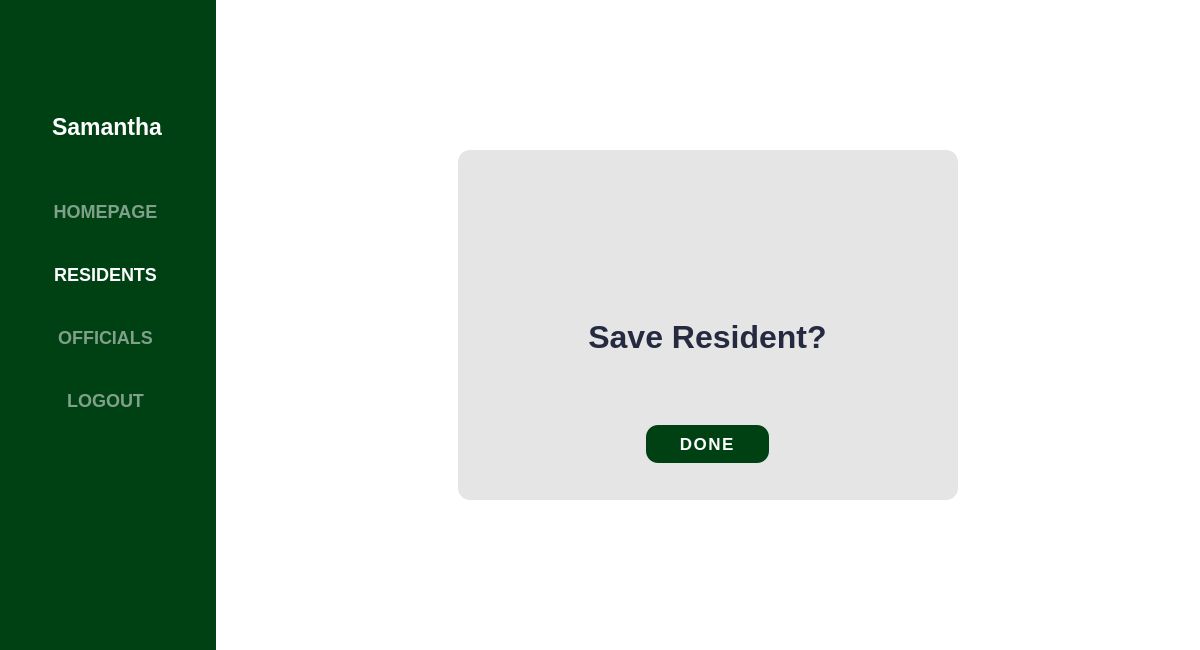
<?xml version="1.0" encoding="UTF-8"?>
<ui version="4.0">
 <class>LogIn</class>
 <widget class="QMainWindow" name="LogIn">
  <property name="geometry">
   <rect>
    <x>0</x>
    <y>0</y>
    <width>1200</width>
    <height>650</height>
   </rect>
  </property>
  <property name="minimumSize">
   <size>
    <width>1200</width>
    <height>650</height>
   </size>
  </property>
  <property name="maximumSize">
   <size>
    <width>16777215</width>
    <height>16777215</height>
   </size>
  </property>
  <property name="windowTitle">
   <string>MainWindow</string>
  </property>
  <property name="styleSheet">
   <string notr="true"/>
  </property>
  <widget class="QWidget" name="centralwidget">
   <property name="minimumSize">
    <size>
     <width>1200</width>
     <height>650</height>
    </size>
   </property>
   <property name="maximumSize">
    <size>
     <width>16777215</width>
     <height>16777215</height>
    </size>
   </property>
   <property name="styleSheet">
    <string notr="true">background-color: rgb(0, 65, 19);</string>
   </property>
   <layout class="QHBoxLayout" name="horizontalLayout_5">
    <property name="leftMargin">
     <number>0</number>
    </property>
    <property name="topMargin">
     <number>0</number>
    </property>
    <property name="rightMargin">
     <number>0</number>
    </property>
    <property name="bottomMargin">
     <number>0</number>
    </property>
    <item>
     <widget class="QFrame" name="menu_container">
      <property name="minimumSize">
       <size>
        <width>201</width>
        <height>617</height>
       </size>
      </property>
      <property name="maximumSize">
       <size>
        <width>210</width>
        <height>16777215</height>
       </size>
      </property>
      <property name="styleSheet">
       <string notr="true">border: none;</string>
      </property>
      <property name="frameShape">
       <enum>QFrame::StyledPanel</enum>
      </property>
      <property name="frameShadow">
       <enum>QFrame::Raised</enum>
      </property>
      <layout class="QVBoxLayout" name="verticalLayout">
       <item>
        <widget class="QFrame" name="frame_3">
         <property name="minimumSize">
          <size>
           <width>196</width>
           <height>151</height>
          </size>
         </property>
         <property name="maximumSize">
          <size>
           <width>16777215</width>
           <height>151</height>
          </size>
         </property>
         <property name="layoutDirection">
          <enum>Qt::LeftToRight</enum>
         </property>
         <property name="frameShape">
          <enum>QFrame::StyledPanel</enum>
         </property>
         <property name="frameShadow">
          <enum>QFrame::Raised</enum>
         </property>
         <layout class="QVBoxLayout" name="verticalLayout_2">
          <item>
           <widget class="QFrame" name="frame">
            <property name="minimumSize">
             <size>
              <width>0</width>
              <height>80</height>
             </size>
            </property>
            <property name="frameShape">
             <enum>QFrame::StyledPanel</enum>
            </property>
            <property name="frameShadow">
             <enum>QFrame::Raised</enum>
            </property>
            <layout class="QHBoxLayout" name="horizontalLayout_2">
             <item>
              <widget class="QLabel" name="staff_image">
               <property name="minimumSize">
                <size>
                 <width>60</width>
                 <height>60</height>
                </size>
               </property>
               <property name="maximumSize">
                <size>
                 <width>80</width>
                 <height>80</height>
                </size>
               </property>
               <property name="layoutDirection">
                <enum>Qt::LeftToRight</enum>
               </property>
               <property name="text">
                <string/>
               </property>
               <property name="pixmap">
                <pixmap>../images&amp;icon/user.png</pixmap>
               </property>
               <property name="scaledContents">
                <bool>true</bool>
               </property>
              </widget>
             </item>
            </layout>
           </widget>
          </item>
          <item>
           <widget class="QLabel" name="staff_username">
            <property name="font">
             <font>
              <pointsize>17</pointsize>
              <bold>true</bold>
             </font>
            </property>
            <property name="styleSheet">
             <string notr="true">color: white;</string>
            </property>
            <property name="text">
             <string>&lt;html&gt;&lt;head/&gt;&lt;body&gt;&lt;p align=&quot;center&quot;&gt;Samantha&lt;/p&gt;&lt;/body&gt;&lt;/html&gt;</string>
            </property>
           </widget>
          </item>
         </layout>
        </widget>
       </item>
       <item>
        <widget class="QFrame" name="frame_4">
         <property name="styleSheet">
          <string notr="true">QPushButton{
color: rgb(128, 160, 137);
font-size: 18px;
font-weight: bold;
text-align: center;
cursor: pointer;
}

QPushButton:hover{
color: white;
}</string>
         </property>
         <property name="frameShape">
          <enum>QFrame::StyledPanel</enum>
         </property>
         <property name="frameShadow">
          <enum>QFrame::Raised</enum>
         </property>
         <layout class="QVBoxLayout" name="verticalLayout_3">
          <property name="bottomMargin">
           <number>200</number>
          </property>
          <item>
           <widget class="QPushButton" name="homepage_button">
            <property name="minimumSize">
             <size>
              <width>175</width>
              <height>41</height>
             </size>
            </property>
            <property name="cursor">
             <cursorShape>PointingHandCursor</cursorShape>
            </property>
            <property name="styleSheet">
             <string notr="true"/>
            </property>
            <property name="text">
             <string>HOMEPAGE</string>
            </property>
           </widget>
          </item>
          <item>
           <widget class="QPushButton" name="resident_button">
            <property name="minimumSize">
             <size>
              <width>175</width>
              <height>41</height>
             </size>
            </property>
            <property name="cursor">
             <cursorShape>PointingHandCursor</cursorShape>
            </property>
            <property name="styleSheet">
             <string notr="true">color: white;</string>
            </property>
            <property name="text">
             <string>RESIDENTS</string>
            </property>
           </widget>
          </item>
          <item>
           <widget class="QPushButton" name="official_button">
            <property name="minimumSize">
             <size>
              <width>175</width>
              <height>41</height>
             </size>
            </property>
            <property name="cursor">
             <cursorShape>PointingHandCursor</cursorShape>
            </property>
            <property name="text">
             <string>OFFICIALS</string>
            </property>
           </widget>
          </item>
          <item>
           <widget class="QPushButton" name="logout_button">
            <property name="minimumSize">
             <size>
              <width>175</width>
              <height>41</height>
             </size>
            </property>
            <property name="cursor">
             <cursorShape>PointingHandCursor</cursorShape>
            </property>
            <property name="styleSheet">
             <string notr="true"/>
            </property>
            <property name="text">
             <string>LOGOUT</string>
            </property>
           </widget>
          </item>
         </layout>
        </widget>
       </item>
      </layout>
     </widget>
    </item>
    <item>
     <widget class="QWidget" name="main_content" native="true">
      <property name="minimumSize">
       <size>
        <width>921</width>
        <height>631</height>
       </size>
      </property>
      <property name="maximumSize">
       <size>
        <width>1111111</width>
        <height>1111111</height>
       </size>
      </property>
      <property name="font">
       <font>
        <pointsize>12</pointsize>
       </font>
      </property>
      <property name="styleSheet">
       <string notr="true">#main_content{
background-color: white;
}

</string>
      </property>
      <layout class="QHBoxLayout" name="horizontalLayout">
       <item>
        <widget class="QFrame" name="frame_2">
         <property name="minimumSize">
          <size>
           <width>500</width>
           <height>350</height>
          </size>
         </property>
         <property name="maximumSize">
          <size>
           <width>500</width>
           <height>350</height>
          </size>
         </property>
         <property name="styleSheet">
          <string notr="true">background-color: rgb(229, 229, 229);
border-radius: 12px;
</string>
         </property>
         <property name="frameShape">
          <enum>QFrame::StyledPanel</enum>
         </property>
         <property name="frameShadow">
          <enum>QFrame::Raised</enum>
         </property>
         <layout class="QVBoxLayout" name="verticalLayout_4">
          <item>
           <widget class="QFrame" name="frame_5">
            <property name="styleSheet">
             <string notr="true">border: none;</string>
            </property>
            <property name="frameShape">
             <enum>QFrame::StyledPanel</enum>
            </property>
            <property name="frameShadow">
             <enum>QFrame::Raised</enum>
            </property>
            <layout class="QHBoxLayout" name="horizontalLayout_3">
             <item>
              <widget class="QLabel" name="label">
               <property name="minimumSize">
                <size>
                 <width>115</width>
                 <height>100</height>
                </size>
               </property>
               <property name="maximumSize">
                <size>
                 <width>115</width>
                 <height>100</height>
                </size>
               </property>
               <property name="text">
                <string/>
               </property>
               <property name="pixmap">
                <pixmap>../images&amp;icon/check.png</pixmap>
               </property>
               <property name="scaledContents">
                <bool>true</bool>
               </property>
              </widget>
             </item>
            </layout>
           </widget>
          </item>
          <item>
           <widget class="QFrame" name="frame_6">
            <property name="styleSheet">
             <string notr="true">border: none;</string>
            </property>
            <property name="frameShape">
             <enum>QFrame::StyledPanel</enum>
            </property>
            <property name="frameShadow">
             <enum>QFrame::Raised</enum>
            </property>
            <layout class="QHBoxLayout" name="horizontalLayout_4">
             <item>
              <widget class="QLabel" name="label_2">
               <property name="minimumSize">
                <size>
                 <width>331</width>
                 <height>91</height>
                </size>
               </property>
               <property name="maximumSize">
                <size>
                 <width>331</width>
                 <height>91</height>
                </size>
               </property>
               <property name="font">
                <font>
                 <pointsize>24</pointsize>
                 <bold>true</bold>
                </font>
               </property>
               <property name="styleSheet">
                <string notr="true">color: rgb(38, 42, 65);</string>
               </property>
               <property name="text">
                <string>&lt;html&gt;&lt;head/&gt;&lt;body&gt;&lt;p align=&quot;center&quot;&gt;Save Resident?&lt;/p&gt;&lt;/body&gt;&lt;/html&gt;</string>
               </property>
              </widget>
             </item>
            </layout>
           </widget>
          </item>
          <item>
           <widget class="QFrame" name="frame_7">
            <property name="styleSheet">
             <string notr="true">border: none;</string>
            </property>
            <property name="frameShape">
             <enum>QFrame::StyledPanel</enum>
            </property>
            <property name="frameShadow">
             <enum>QFrame::Raised</enum>
            </property>
            <layout class="QHBoxLayout" name="horizontalLayout_6">
             <property name="leftMargin">
              <number>50</number>
             </property>
             <property name="rightMargin">
              <number>50</number>
             </property>
             <item>
              <widget class="QPushButton" name="done_button">
               <property name="maximumSize">
                <size>
                 <width>123</width>
                 <height>38</height>
                </size>
               </property>
               <property name="font">
                <font>
                 <pointsize>13</pointsize>
                 <bold>true</bold>
                </font>
               </property>
               <property name="cursor">
                <cursorShape>PointingHandCursor</cursorShape>
               </property>
               <property name="styleSheet">
                <string notr="true">#done_button{
letter-spacing: 1.5px;
background-color: rgb(0, 65, 19);
color: white;
}

#done_button:hover{
background-color: white;
border: 4px solid rgb(0, 65, 19);
color: rgb(0, 65, 19);
}

</string>
               </property>
               <property name="text">
                <string>DONE</string>
               </property>
              </widget>
             </item>
            </layout>
           </widget>
          </item>
         </layout>
        </widget>
       </item>
      </layout>
     </widget>
    </item>
   </layout>
  </widget>
 </widget>
 <resources/>
 <connections/>
</ui>
